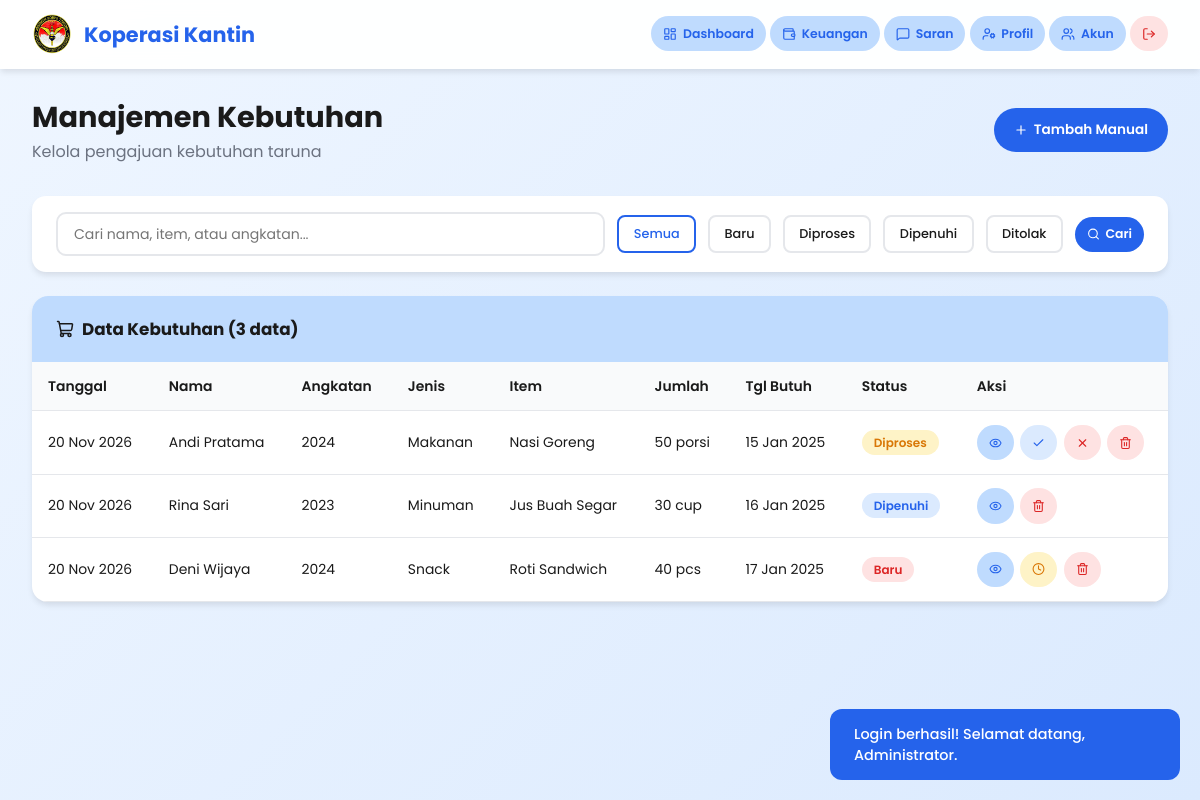
Screenshot of /kebutuhan.php (signed in) with the database file from the repository.
### tables this page shows
CREATE TABLE IF NOT EXISTS kebutuhan (
    id                  INT AUTO_INCREMENT PRIMARY KEY,
    nama                VARCHAR(100) NOT NULL,
    angkatan            VARCHAR(10)  NOT NULL,
    jenis               ENUM('makanan','minuman','snack','buah','lainnya') NOT NULL,
    item                VARCHAR(150) NOT NULL,
    jumlah              VARCHAR(50)  NOT NULL,
    tanggal_dibutuhkan  DATE         NOT NULL,
    status              ENUM('baru','diproses','dipenuhi','ditolak') DEFAULT 'baru',
    catatan_admin       TEXT NULL,
    created_at          TIMESTAMP DEFAULT CURRENT_TIMESTAMP
);

### includes/roles.php (called while the page is built, shortened)
<?php
function currentRole(): string
{
    return $_SESSION['role'] ?? '';
}
function isKasilog(): bool
{
    return currentRole() === 'kasilog';
}
function canWrite(): bool
{
    return !isKasilog();
}

### kebutuhan.php (the view, shortened to what this page needs)
<?php
require_once __DIR__ . '/config/db.php';
require_once __DIR__ . '/includes/helpers.php';
$canWrite = canWrite();
$filterStatus = $_GET['status'] ?? '';
$search = trim($_GET['q'] ?? '');
$params = []; $where = [];
$whereSQL = $where ? 'WHERE '.implode(' AND ',$where) : '';
$stmt = $pdo->prepare("SELECT * FROM kebutuhan $whereSQL ORDER BY created_at DESC");
$stmt->execute($params);
$rows = $stmt->fetchAll();
$flash = getFlash();
?>
<!DOCTYPE html>
<html lang="id">
<head>
</head>
<body>
<?php if ($flash): ?>
<div class="flash-toast <?= e($flash['type']) ?>" id="flashToast"><?= e($flash['msg']) ?></div>
<?php endif; ?>
<div class="topbar">
    <div class="topbar-inner">
        <a href="dashboard.php" class="logo">
            <img src="img/logostinkcl.png" alt="Logo">
            <span>Koperasi Kantin</span>
        </a>
        <div class="tnav">
            <a href="dashboard.php" class="btn btn-secondary btn-sm"><i data-lucide="layout-dashboard" style="width:14px"></i> Dashboard</a>
            <a href="keuangan.php" class="btn btn-secondary btn-sm"><i data-lucide="wallet" style="width:14px"></i> Keuangan</a>
            <a href="saran.php" class="btn btn-secondary btn-sm"><i data-lucide="message-square" style="width:14px"></i> Saran</a>
            <?php require __DIR__ . '/includes/nav_account.php'; ?>
            <a href="logout.php" class="btn btn-danger btn-sm" onclick="return confirm('Yakin logout?')"><i data-lucide="log-out" style="width:14px"></i></a>
        </div>
    </div>
</div>
<div class="main">
    <div class="page-header">
        <div>
            <h2>Manajemen Kebutuhan</h2>
            <p style="color:var(--text-gray)">Kelola pengajuan kebutuhan taruna</p>
        </div>
        <?php if ($canWrite): ?>
        <button class="btn btn-primary" onclick="openModal('addModal')">
            <i data-lucide="plus" style="width:14px"></i> Tambah Manual
        </button>
        <?php endif; ?>
    </div>
    <form method="GET" class="filter-bar">
        <input type="text" name="q" placeholder="Cari nama, item, atau angkatan..." value="<?= e($search) ?>">
        <a href="kebutuhan.php" class="filter-btn <?= !$filterStatus?'active':'' ?>">Semua</a>
        <a href="?status=baru" class="filter-btn <?= $filterStatus==='baru'?'active':'' ?>">Baru</a>
        <a href="?status=diproses" class="filter-btn <?= $filterStatus==='diproses'?'active':'' ?>">Diproses</a>
        <a href="?status=dipenuhi" class="filter-btn <?= $filterStatus==='dipenuhi'?'active':'' ?>">Dipenuhi</a>
        <a href="?status=ditolak" class="filter-btn <?= $filterStatus==='ditolak'?'active':'' ?>">Ditolak</a>
        <button type="submit" class="btn btn-primary btn-sm"><i data-lucide="search" style="width:13px"></i> Cari</button>
    </form>
    <div class="card">
        <div class="card-header">
            <h3><i data-lucide="shopping-cart" style="width:18px"></i> Data Kebutuhan (<?= count($rows) ?> data)</h3>
        </div>
        <div class="table-wrap">
            <table>
                <thead>
                    <tr><th>Tanggal</th><th>Nama</th><th>Angkatan</th><th>Jenis</th><th>Item</th><th>Jumlah</th><th>Tgl Butuh</th><th>Status</th><th>Aksi</th></tr>
                </thead>
                <tbody>
                <?php foreach ($rows as $k): ?>
                <tr>
                    <td><?= date('d M Y', strtotime($k['created_at'])) ?></td>
                    <td><?= e($k['nama']) ?></td>
                    <td><?= e($k['angkatan']) ?></td>
                    <td><?= ucfirst(e($k['jenis'])) ?></td>
                    <td><?= e($k['item']) ?></td>
                    <td><?= e($k['jumlah']) ?></td>
                    <td><?= date('d M Y', strtotime($k['tanggal_dibutuhkan'])) ?></td>
                    <td><?= statusBadge($k['status']) ?></td>
                    <td>
                        <div class="actions">
                            <button class="btn btn-secondary btn-sm" onclick="openView(<?= htmlspecialchars(json_encode($k)) ?>)" title="Detail">
                                <i data-lucide="eye" style="width:13px"></i>
                            </button>
                            <?php if ($canWrite): ?>
                            <?php if ($k['status'] === 'baru'): ?>
                            <a href="kebutuhan.php?action=status&id=<?=$k['id']?>&s=diproses" class="btn btn-warning btn-sm" title="Proses">
                                <i data-lucide="clock" style="width:13px"></i>
                            </a>
                            <?php endif; ?>
                            <?php if ($k['status'] === 'diproses'): ?>
                            <a href="kebutuhan.php?action=status&id=<?=$k['id']?>&s=dipenuhi" class="btn btn-success btn-sm" title="Penuhi">
                                <i data-lucide="check" style="width:13px"></i>
                            </a>
                            <a href="kebutuhan.php?action=status&id=<?=$k['id']?>&s=ditolak" class="btn btn-danger btn-sm" title="Tolak">
                                <i data-lucide="x" style="width:13px"></i>
                            </a>
                            <?php endif; ?>
                            <a href="kebutuhan.php?action=delete&id=<?=$k['id']?>" class="btn btn-danger btn-sm"
                               onclick="return confirm('Hapus data ini?')" title="Hapus">
                                <i data-lucide="trash-2" style="width:13px"></i>
                            </a>
                            <?php endif; ?>
                        </div>
                    </td>
                </tr>
                <?php endforeach; ?>
                </tbody>
            </table>
        </div>
    </div>
</div>
</body>
</html>

### includes/helpers.php (shortened to what this page needs)
<?php
function getFlash(): ?array {
    if (isset($_SESSION['flash'])) {
        $f = $_SESSION['flash'];
        return $f;
    }
    return null;
}
function e(string $str): string {
    return htmlspecialchars($str, ENT_QUOTES, 'UTF-8');
}
function statusBadge(string $status): string {
    $map = [
        'baru'      => ['class' => 'status-danger',  'label' => 'Baru'],
        'diproses'  => ['class' => 'status-warning', 'label' => 'Diproses'],
        'selesai'   => ['class' => 'status-success', 'label' => 'Selesai'],
        'dipenuhi'  => ['class' => 'status-success', 'label' => 'Dipenuhi'],
        'ditolak'   => ['class' => 'status-danger',  'label' => 'Ditolak'],
        'pending'   => ['class' => 'status-warning', 'label' => 'Pending'],
        'valid'     => ['class' => 'status-success', 'label' => 'Valid'],
    ];
    $s = $map[$status] ?? ['class' => 'status-warning', 'label' => ucfirst($status)];
    return '<span class="status-badge ' . $s['class'] . '">' . $s['label'] . '</span>';
}

### kebutuhan.php (style rules this page uses)
:root { --primary:#93c5fd;--secondary:#bfdbfe;--accent:#2563eb;--dark:#1a1a1a;--gray:#f3f4f6;--gray-dark:#e5e7eb;--text-gray:#6b7280;--shadow:0 4px 6px -1px rgba(0,0,0,.1); }
* { margin:0;padding:0;box-sizing:border-box; }
body { font-family:'Poppins',sans-serif;color:var(--dark);background:linear-gradient(135deg,#eff6ff,#dbeafe);min-height:100vh; }
.topbar { position:fixed;top:0;width:100%;background:rgba(255,255,255,.95);backdrop-filter:blur(10px);z-index:1000;box-shadow:var(--shadow); }
.topbar-inner { max-width:1400px;margin:0 auto;padding:.9rem 2rem;display:flex;justify-content:space-between;align-items:center; }
.logo { display:flex;align-items:center;gap:.75rem;font-size:1.3rem;font-weight:700;color:var(--accent);text-decoration:none; }
.logo img { width:40px;height:40px;border-radius:8px; }
.btn { padding:.65rem 1.25rem;border-radius:50px;font-weight:600;cursor:pointer;transition:all .3s;text-decoration:none;border:none;font-size:.85rem;font-family:inherit;display:inline-flex;align-items:center;gap:.35rem; }
.btn-primary { background:var(--accent);color:#fff; }
.btn-secondary { background:var(--secondary);color:var(--accent); }
.btn-danger { background:#fee2e2;color:#dc2626; }
.btn-warning { background:#fef3c7;color:#d97706; }
.btn-success { background:#dbeafe;color:#2563eb; }
.btn-sm { padding:.35rem .75rem;font-size:.78rem; }
.main { padding:6rem 2rem 3rem;max-width:1400px;margin:0 auto; }
.page-header { display:flex;justify-content:space-between;align-items:center;margin-bottom:2rem;flex-wrap:wrap;gap:1rem; }
.page-header h2 { font-size:1.8rem; }
.filter-bar { background:#fff;padding:1rem 1.5rem;border-radius:14px;box-shadow:var(--shadow);margin-bottom:1.5rem;display:flex;gap:.75rem;flex-wrap:wrap;align-items:center; }
.filter-bar input { padding:.6rem 1rem;border:2px solid var(--gray-dark);border-radius:10px;font-family:inherit;font-size:.88rem;flex:1;min-width:180px; }
.filter-btn { padding:.5rem .9rem;border-radius:8px;border:2px solid var(--gray-dark);background:#fff;cursor:pointer;font-family:inherit;font-size:.8rem;font-weight:500;transition:all .3s;text-decoration:none;color:var(--dark); }
.filter-btn.active,.filter-btn:hover { border-color:var(--accent);color:var(--accent); }
.card { background:#fff;border-radius:16px;box-shadow:var(--shadow);overflow:hidden; }
.card-header { padding:1.25rem 1.5rem;background:var(--secondary);display:flex;justify-content:space-between;align-items:center;flex-wrap:wrap;gap:.75rem; }
.card-header h3 { font-size:1.05rem;display:flex;align-items:center;gap:.5rem; }
.table-wrap { overflow-x:auto; }
table { width:100%;border-collapse:collapse; }
th,td { padding:.85rem 1rem;text-align:left;border-bottom:1px solid var(--gray-dark);font-size:.87rem; }
th { background:#f9fafb;font-weight:600;white-space:nowrap; }
.status-badge { padding:.25rem .75rem;border-radius:50px;font-size:.75rem;font-weight:600; }
.status-success { background:#dbeafe;color:#2563eb; }
.status-warning { background:#fef3c7;color:#d97706; }
.status-danger { background:#fee2e2;color:#dc2626; }
.actions { display:flex;gap:.4rem; }
.flash-toast { position:fixed;bottom:20px;right:20px;padding:.9rem 1.5rem;border-radius:12px;color:#fff;font-weight:500;z-index:5000;animation:slideIn .3s;max-width:350px;font-size:.9rem; }
.flash-toast.success { background:var(--accent); }
.tnav { transition:all .25s; }

### rows the page displays
kebutuhan: created_at "20 Nov 2026", nama "Andi Pratama", angkatan "2024", jenis "Makanan", item "Nasi Goreng", jumlah "50 porsi", tanggal_dibutuhkan "15 Jan 2025", status "Diproses"
kebutuhan: created_at "20 Nov 2026", nama "Rina Sari", angkatan "2023", jenis "Minuman", item "Jus Buah Segar", jumlah "30 cup", tanggal_dibutuhkan "16 Jan 2025", status "Dipenuhi"
kebutuhan: created_at "20 Nov 2026", nama "Deni Wijaya", angkatan "2024", jenis "Snack", item "Roti Sandwich", jumlah "40 pcs", tanggal_dibutuhkan "17 Jan 2025", status "Baru"

### other values shown
$flash['msg'] "Login berhasil! Selamat datang, Administrator."
count($rows) "3"
